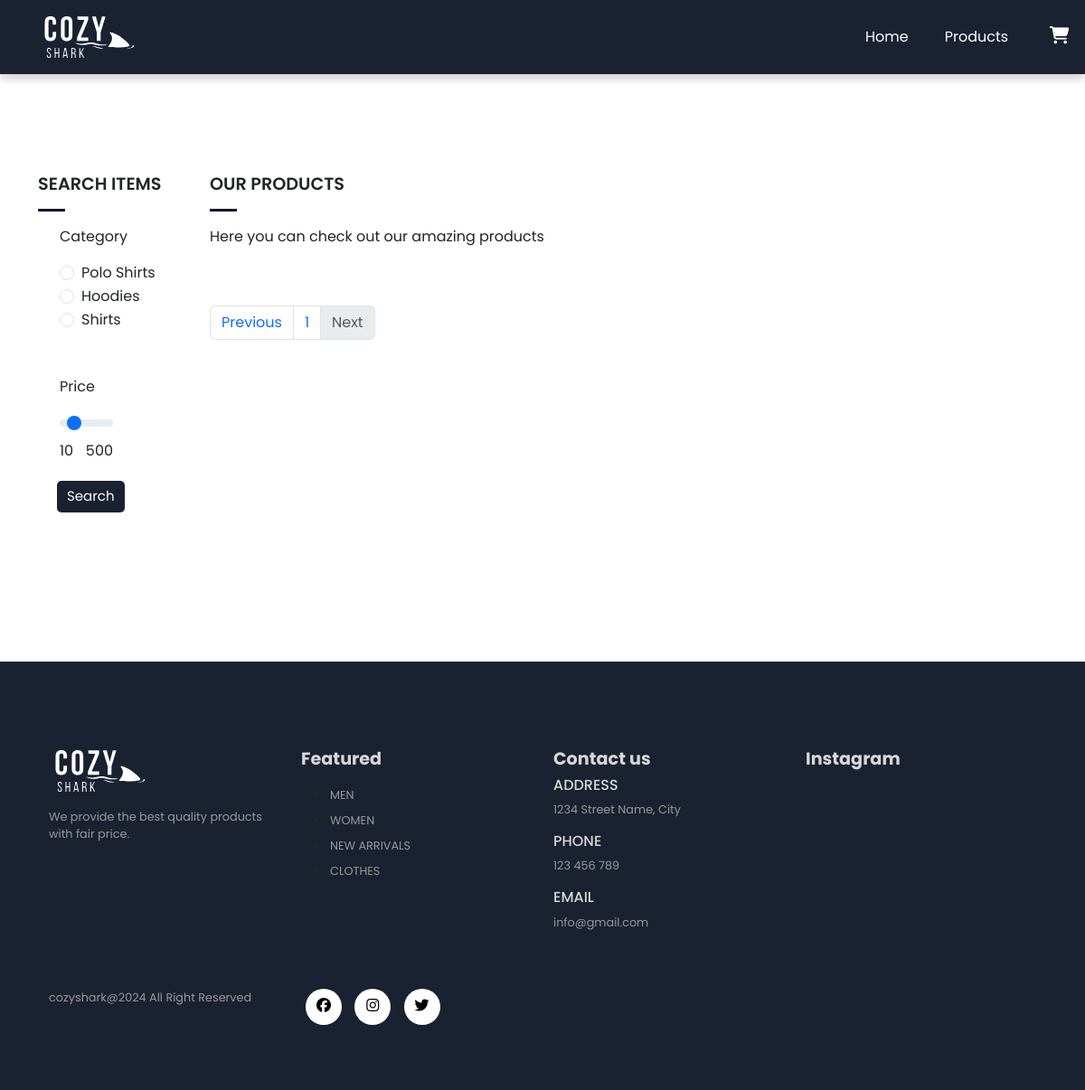
Page /shop.php?page_no=2 on the earlier database version.
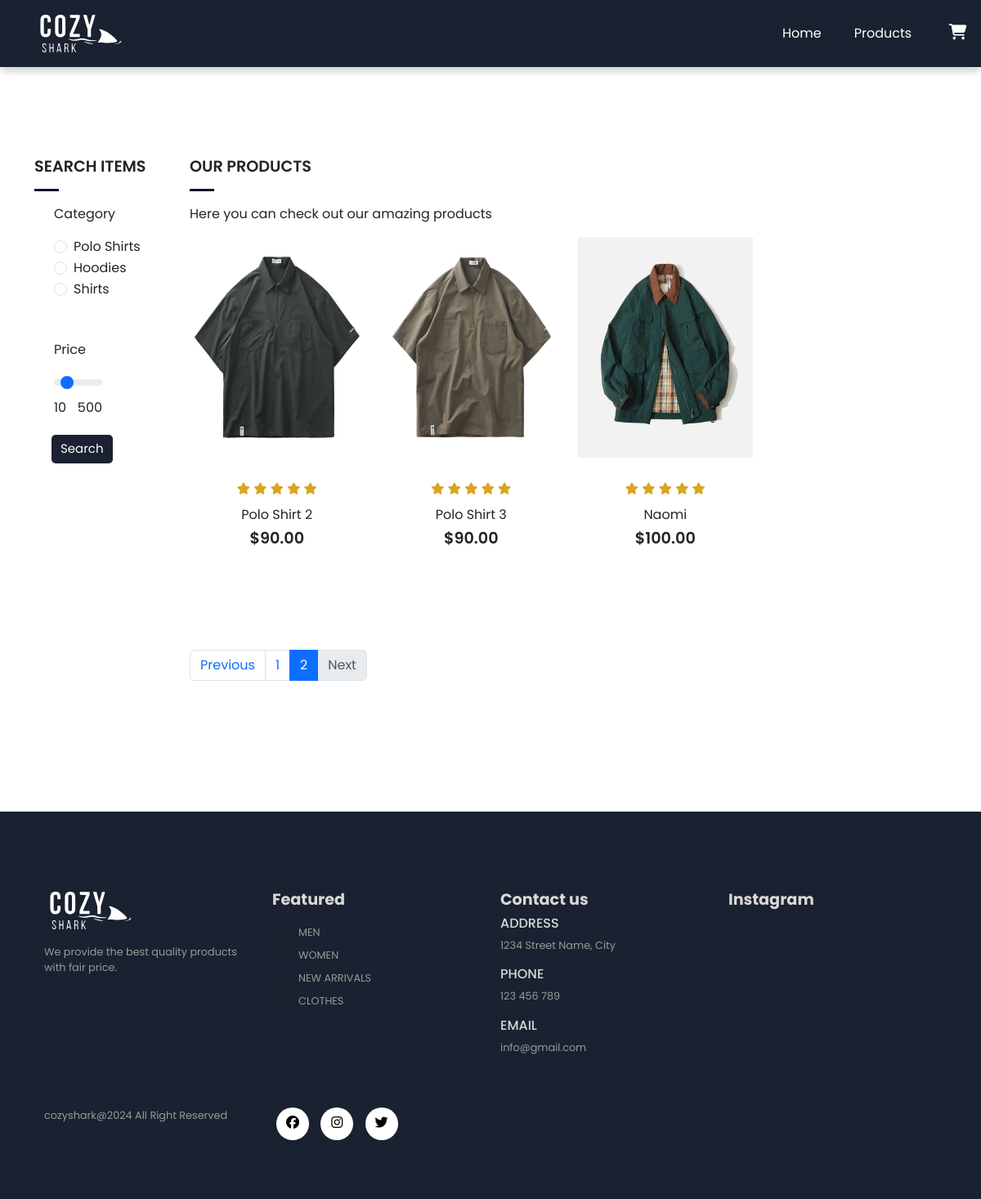
Same page on the later database version.
### tables this page shows
CREATE TABLE `products` (
  `product_id` int(11) NOT NULL,
  `product_name` varchar(100) NOT NULL,
  `product_category` varchar(100) NOT NULL,
  `product_description` varchar(255) NOT NULL,
  `product_image` varchar(255) NOT NULL,
  `product_image2` varchar(255) NOT NULL,
  `product_image3` varchar(255) NOT NULL,
  `product_image4` varchar(255) NOT NULL,
  `product_price` decimal(6,2) NOT NULL,
  `product_special_offer` int(2) NOT NULL,
  `product_color` varchar(100) NOT NULL
);

### shop.php (the view, shortened to what this page needs)
<?php
include('layouts/header.php');
if (isset($_POST['search'])) {
    if (isset($_GET['page_no']) && $_GET['page_no'] != "") {
        $page_no = $_GET['page_no'];
    } else {
        $page_no = 1;
    }
    $category = $_POST['category'];
    $price = $_POST['price'];
    $stmt1 = $conn->prepare("SELECT COUNT(*) As total_records FROM products WHERE product_category=? AND product_price<=?");
    $stmt1->bind_param('si', $category, $price);
    $stmt1->execute();
    $stmt1->bind_result($total_records);
    $stmt1->store_result();
    $stmt1->fetch();
    $total_records_per_page = 8;
    $offset = ($page_no - 1) * $total_records_per_page;
    $total_no_of_pages = ceil($total_records / $total_records_per_page);
    $stmt2 = $conn->prepare("SELECT * FROM products WHERE product_category=? AND product_price<=? LIMIT ?, ?");
    $stmt2->bind_param('siii', $category, $price, $offset, $total_records_per_page);
    $stmt2->execute();
    $products = $stmt2->get_result();
} else {
    if (isset($_GET['page_no']) && $_GET['page_no'] != "") {
        $page_no = $_GET['page_no'];
    } else {
        $page_no = 1;
    }
    $stmt1 = $conn->prepare("SELECT COUNT(*) As total_records FROM products");
    $stmt1->execute();
    $stmt1->bind_result($total_records);
    $total_records_per_page = 8;
    $offset = ($page_no - 1) * $total_records_per_page;
    $total_no_of_pages = ceil($total_records / $total_records_per_page);
    $stmt2 = $conn->prepare("SELECT * FROM products LIMIT ?, ?");
    $stmt2->bind_param('ii', $offset, $total_records_per_page);
    $stmt2->execute();
    $products = $stmt2->get_result();
}
?>
<?php include('layouts/header.php') ?>
<section id="main-section" class="my-5 py-5 mx-3">
    <div class="container mt-5 py-5 mx-auto">
        <div class="row">
            <div id="search" class="col-lg-2 col-md-3 col-sm-12">
                <h4 class="text-uppercase">Search Items</h4>
                <hr>
                <form action="shop.php" method="POST">
                    <div class="row mx-auto container">
                        <div class="col-lg-12 col-md-12 col-sm-12">
                            <p>Category</p>
                            <div class="form-check">
                                <input class="form-check-input" value="polo_shirts" type="radio" name="category" id="category_one" <?php if (isset($category) && $category == 'polo_shirts') {
                                                                                                                                        echo 'checked';
                                                                                                                                    } ?>>
                                <label class="form-check-label" for="category_one">
                                    Polo Shirts
                                </label>
                            </div>
                            <div class="form-check">
                                <input class="form-check-input" value="hoodies" type="radio" name="category" id="category_two" <?php if (isset($category) && $category == 'hoodies') {
                                                                                                                                    echo 'checked';
                                                                                                                                } ?>>
                                <label class="form-check-label" for="category_two">
                                    Hoodies
                                </label>
                            </div>
                            <div class="form-check">
                                <input class="form-check-input" value="shirts" type="radio" name="category" id="category_three" <?php if (isset($category) && $category == 'shirts') {
                                                                                                                                    echo 'checked';
                                                                                                                                } ?>>
                                <label class="form-check-label" for="category_three">
                                    Shirts
                                </label>
                            </div>
                        </div>
                    </div>
                    <div class="row mx-auto container mt-5">
                        <div class="col-lg-12 col-md-12 col-sm-12">
                            <p>Price</p>
                            <input type="range" name="price" value="<?php if (isset($price)) {
                                                                        echo $price;
                                                                    } else {
                                                                        echo "100";
                                                                    } ?>" class="form-range w-50" min="10" max="500" id="customRange2">
                            <div class="w-50">
                                <span style="float: left;">10</span>
                                <span style="float: right;">500</span>
                            </div>
                        </div>
                    </div>
                    <div class="form-group my-3 mx-3">
                        <input type="submit" name="search" value="Search" class="btn">
                    </div>
                </form>
            </div>
            <div id="shop" class="col-lg-10 col-md-9 col-sm-12">
                <h4 class="text-uppercase">Our products</h4>
                <hr>
                <p>Here you can check out our amazing products</p>
                <div class="row">
                    <?php while ($row = $products->fetch_assoc()) { ?>
                        <div onclick="window.location.href='item.php?product_id=<?php echo $row['product_id']; ?>';" class="Shop text-center col-lg-3 col-md-4 col-sm-12 mb-4">
                            <img class="img-fluid item-img mb-3" src="assets/imgs/<?php echo $row['product_image']; ?>">
                            <div class="star">
                                <i class="fas fa-star"></i>
                                <i class="fas fa-star"></i>
                                <i class="fas fa-star"></i>
                                <i class="fas fa-star"></i>
                                <i class="fas fa-star"></i>
                            </div>
                            <h5 class="p-name"><?php echo $row['product_name']; ?></h5>
                            <h4 class="p-price">$<?php echo $row['product_price']; ?></h4>
                        </div>
                    <?php } ?>
                </div>
                <nav aria-label="Page navigation example">
                    <ul class="pagination mt-5">
                        <li class="page-item <?php if ($page_no <= 1) {
                                                    echo 'disabled';
                                                } ?>">
                            <a class="page-link" href="<?php if ($page_no > 1) {
                                                            echo "?page_no=" . ($page_no - 1);
                                                        } else {
                                                            echo '#';
                                                        } ?>">Previous</a>
                        </li>
                        <?php
                        $adjacents = 2;
                        $start_page = max(1, $page_no - $adjacents);
                        $end_page = min($total_no_of_pages, $page_no + $adjacents);
                        for ($i = $start_page; $i <= $end_page; $i++) {
                            echo '<li class="page-item';
                            if ($i == $page_no) {
                                echo ' active';
                            }
                            echo '"><a class="page-link" href="?page_no=' . $i . '">' . $i . '</a></li>';
                        }
                        ?>
                        <li class="page-item <?php if ($page_no >= $total_no_of_pages) {
                                                    echo 'disabled';
                                                } ?>">
                            <a class="page-link" href="<?php if ($page_no < $total_no_of_pages) {
                                                            echo "?page_no=" . ($page_no + 1);
                                                        } else {
                                                            echo '#';
                                                        } ?>">Next</a>
                        </li>
                    </ul>
                </nav>
            </div>
        </div>
    </div>
</section>
<?php include('layouts/footer.php');

### layouts/header.php (shortened to what this page needs)
<!DOCTYPE html>
<html lang="en">
<head>
    <link href="https://cdn.jsdelivr.net/npm/bootstrap@5.3.3/dist/css/bootstrap.min.css" rel="stylesheet"
>
    <link rel="stylesheet" href="https://cdnjs.cloudflare.com/ajax/libs/font-awesome/6.6.0/css/all.min.css"
 />
    <link rel="stylesheet" href="assets\css\style.css">
    <link rel="stylesheet" href="assets\css\loginstyle.css">
    <link rel="stylesheet" href="assets\css\registerstyle.css">
    <link rel="stylesheet" href="assets\css\shop.css">
    <link rel="stylesheet" href="assets\css\item.css">
    <link rel="stylesheet" href="assets\css\account.css">
    <link rel="stylesheet" href="assets\css\cart.css">
    <link rel="stylesheet" href="assets\css\checkout.css">
</head>
<body>
    <nav class="navbar navbar-expand-lg navbar-light bg-light py-3 fixed-top">
        <div class="container">
            <img src="assets\imgs\main imgs\Logo_white.svg" alt="Cozy_Shark" style="height:50px; width:auto;" class="logo">
            <div class="collapse navbar-collapse nav-bottons" id="navbarSupportedContent">
                <ul class="navbar-nav me-auto mb-2 mb-lg-0">
                    <li class="nav-item">
                        <a class="nav-link" href="index.php">Home</a>
                    </li>
                    <li class="nav-item">
                        <a class="nav-link" href="shop.php">Products</a>
                    </li>
                    <li class="nav-item">
                        <a class="nav-link" href="cart.php">
                            <i class="fas fa-shopping-cart">
                            </i>
                        </a>
                    </li>
                </ul>
            </div>
        </div>
    </nav>

### layouts/footer.php (shortened to what this page needs)
<footer class="mt-5 py-5">
    <div class="row container mx-auto pt-5">
        <div class="footer-one col-lg-3 col-md-6 col-sm-12">
            <img class="logo" src="assets\imgs\main imgs\Logo_white.svg" style="height:50px; width: auto; color:white;">
            <p class="pt-3">We provide the best quality products with fair price.</p>
        </div>
        <div class="footer-one col-lg-3 col-md-6 col-sm-12">
            <h5 class="pb-2">Featured</h5>
            <ul class="text-uppercase">
                <li><a href="#">men</a></li>
                <li><a href="#">women</a></li>
                <li><a href="#">new arrivals</a></li>
                <li><a href="#">clothes</a></li>
            </ul>
        </div>
        <div class="footer-one col-lg-3 col-md-6 col-sm-12">
            <h5 class="pb2">Contact us</h5>
            <div>
                <h6 class="text-uppercase">Address</h6>
                <p>1234 Street Name, City</p>
            </div>
            <div>
                <h6 class="text-uppercase">Phone</h6>
                <p>123 456 789</p>
            </div>
            <div>
                <h6 class="text-uppercase">Email</h6>
                <p>info@gmail.com</p>
            </div>
        </div>
        <div class="footer-one col-lg-3 col-md-6 col-sm-12">
            <h5 class="pb-2">Instagram</h5>
            <div class="row" style="height: 60px; width: auto;">
            </div>
        </div>
    </div>
    <div class="copyright mt-5">
        <div class="row container mx-auto">
            <div class="col-lg-3 col-md-5 col-sm-12 mb-4 text-nowrap mb-2">
                <p>cozyshark@2024 All Right Reserved</p>
            </div>
            <div class="col-lg-3 col-md-5 col-sm-12 mb-4">
                <a href="#"><i class="fab fa-facebook"></i></a>
                <a href="#"><i class="fab fa-instagram"></i></a>
                <a href="#"><i class="fab fa-twitter"></i></a>
            </div>
        </div>
    </div>
</footer>
</body>
</html>

### assets/css/style.css (style rules this page uses)
.nav-bottons { margin-left:70%; }
* { margin:0; padding:0; box-sizing: border-box; }
body { font-family: 'Poppins', sans-serif; }
h4 { font-size: 1.2rem; font-weight: 600; }
h5 { font-size: 1rem; font-weight: 400; }
h6 { color:#D8D8D8; }
.btn { background: #1A2130; color: white; font-family: "Poppins", sans-serif; border-radius: 5px; padding: 5px 10px; margin: 5px 5px; font-size: 15px; transition: background-color 0.3s ease; border-color: transparent; }
.navbar { font-size: 16px !important; padding-top: 1rem !important; padding-bottom: 1rem !important; top:0; left:0; box-shadow: 0 5px 10px rgba(0,0,0,0.1); background-color: #1A2130 !important; color: white; }
.navbar-light .navbar-nav .nav-link { padding: 0 20px; color: white; transition: 0.4 ease; font-size: 16px; }
.navbar i { font-size: 1.2rem; padding: 0 0.7px; transition: 0.4s ease; cursor: pointer; margin-left: 5px; }
hr { width: 30px; height: 3px !important; opacity: 1 !important; background-color: rgb(3, 3, 42); }
.star { padding: 10px 0; }
.star i { font-size: 0.9rem; color: goldenrod; }
footer { background-color:#1A2130; }
footer h5 { color: #d8d8d8; font-weight: 700; font-size: 1.2rem; }
footer li { padding-bottom: 4px; }
footer li a { font-size: 0.8rem; color: #999; text-decoration: none; }
footer .copyright a { color:#000; height: 40px; width: 40px; background-color: #fff; display: inline-block; text-align: center; line-height: 38px; border-radius: 50%; transition: 0.3s ease; margin: 0 5px }
footer p { color: #999; font-size: 0.8rem; }

### assets/css/shop.css (style rules this page uses)
.Shop { cursor: pointer; margin-bottom: 2rem; height: fit-content; }
.Shop img { transition: 0.3s all; height: 270px; }

Differences in the rows shown:
added products: product_image (picture), product_name "Polo Shirt 2", product_price "90.00"
added products: product_image (picture), product_name "Polo Shirt 3", product_price "90.00"
added products: product_image (picture), product_name "Naomi", product_price "100.00"
Other differences:
new list line: "2"
